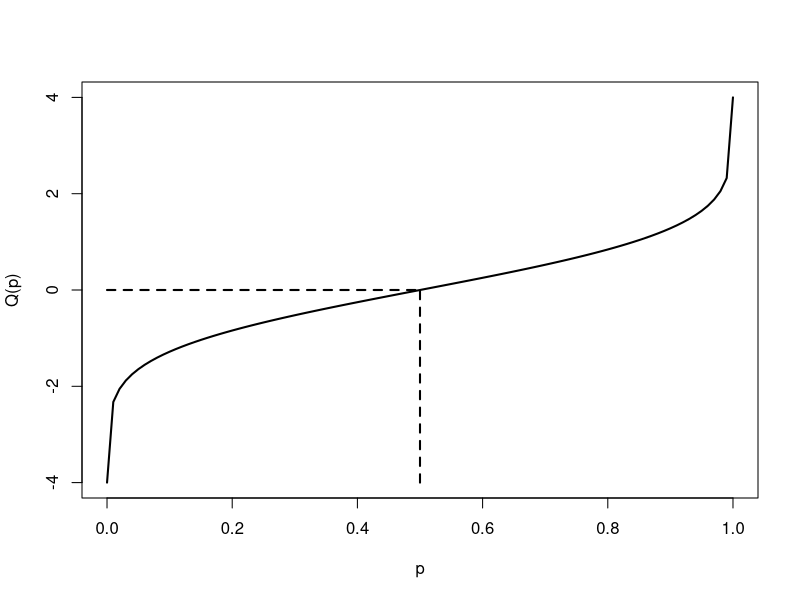

Recreate this plot in R.
plot(qnorm, pnorm(-4), pnorm(4), lwd = 2,
     xlab = "p", ylab = "Q(p)")
segments(0.5, -4, 0.5, 0, lty = 2, lwd = 2)
segments(0, 0, 0.5, 0, lty = 2, lwd = 2)